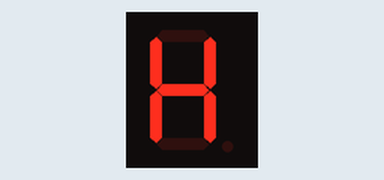
This sketch was run on a simulated Arduino Uno, built with avr-gcc and run on an emulated ATmega328P. Shown: 1-digit seven-segment display. Wiring (inferred from the names in the program): 1-digit 7-segment display, segments lit when HIGH: segments pin 13, pin 12, pin 11, pin 10, pin 9, pin 8, pin 7. The segment pins are drawn as the display they are named for.

Above: at 0.1 s.
At 1.1 s:
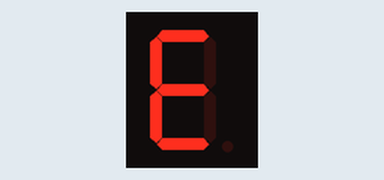
At 3.1 s:
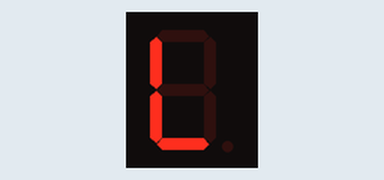
At 4.1 s:
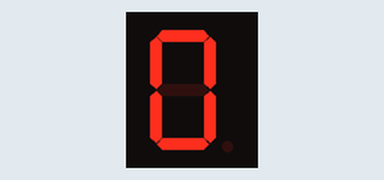
At 5.1 s:
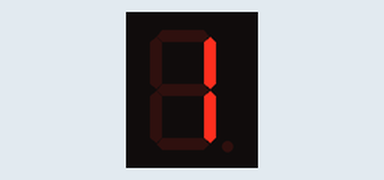
At 6.6 s:
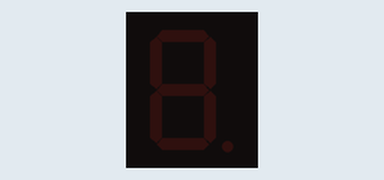

The sketch:

hello15.ino
```cpp
int seg7[]={13,12,11,10,9,8,7};
char TAB[]={0x76,0x00,0x79,0x00,0x38,0x00,0x38,0x00,0x3F,0x00,0x06,0x00,0x6D,0x00};
void setup() {
for(int i=0;i<7;i++){
  pinMode(seg7[i],OUTPUT);
  }
}

void loop() {
for(int i=0;i<14;i++){
  OutPort(TAB[i]);
  delay(500);
  }
}
void OutPort(byte dat){
  for(int j=0;j<7;j++){
    if(dat%2==1) digitalWrite(seg7[j],HIGH);
    else digitalWrite(seg7[j],LOW);
    dat=dat/2;
    }
  }
```

Measured:
- by itself, everything shown: repeats every 7.0 s, in 14 steps
- what the display in image 1 shows lasts 0.5 s, from 1.0 s to 1.5 s
